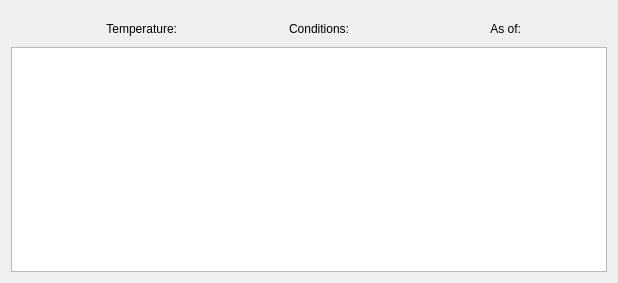
<?xml version="1.0" encoding="UTF-8"?>
<ui version="4.0">
 <comment> This file is part of the xTuple ERP: PostBooks Edition, a free and
open source Enterprise Resource Planning software suite,
Copyright (c) 1999-2012 by OpenMFG LLC, d/b/a xTuple.
It is licensed to you under the Common Public Attribution License
version 1.0, the full text of which (including xTuple-specific Exhibits)
is available at www.xtuple.com/CPAL.  By using this software, you agree
to be bound by its terms.</comment>
 <class>weatherForAddress</class>
 <widget class="QWidget" name="weatherForAddress">
  <property name="geometry">
   <rect>
    <x>0</x>
    <y>0</y>
    <width>618</width>
    <height>283</height>
   </rect>
  </property>
  <property name="windowTitle">
   <string>Web Service Demonstration</string>
  </property>
  <layout class="QGridLayout" name="gridLayout">
   <item row="0" column="0">
    <widget class="AddressCluster" name="_addr"/>
   </item>
   <item row="2" column="0">
    <widget class="QTextEdit" name="_output"/>
   </item>
   <item row="1" column="0">
    <layout class="QHBoxLayout" name="horizontalLayout">
     <property name="topMargin">
      <number>5</number>
     </property>
     <property name="bottomMargin">
      <number>5</number>
     </property>
     <item>
      <widget class="QLabel" name="_err">
       <property name="text">
        <string/>
       </property>
      </widget>
     </item>
     <item>
      <widget class="QLabel" name="_tempLit">
       <property name="text">
        <string>Temperature:</string>
       </property>
       <property name="alignment">
        <set>Qt::AlignRight|Qt::AlignTrailing|Qt::AlignVCenter</set>
       </property>
      </widget>
     </item>
     <item>
      <widget class="QLabel" name="_temp"/>
     </item>
     <item>
      <widget class="QLabel" name="_conditionsLit">
       <property name="text">
        <string>Conditions:</string>
       </property>
       <property name="alignment">
        <set>Qt::AlignRight|Qt::AlignTrailing|Qt::AlignVCenter</set>
       </property>
      </widget>
     </item>
     <item>
      <widget class="QLabel" name="_conditions"/>
     </item>
     <item>
      <widget class="QLabel" name="_datetimelit">
       <property name="text">
        <string>As of:</string>
       </property>
       <property name="alignment">
        <set>Qt::AlignRight|Qt::AlignTrailing|Qt::AlignVCenter</set>
       </property>
      </widget>
     </item>
     <item>
      <widget class="QLabel" name="_datetime">
       <property name="text">
        <string/>
       </property>
      </widget>
     </item>
    </layout>
   </item>
  </layout>
 </widget>
 <customwidgets>
  <customwidget>
   <class>AddressCluster</class>
   <extends>QWidget</extends>
   <header>addresscluster.h</header>
  </customwidget>
 </customwidgets>
 <resources/>
 <connections/>
</ui>
